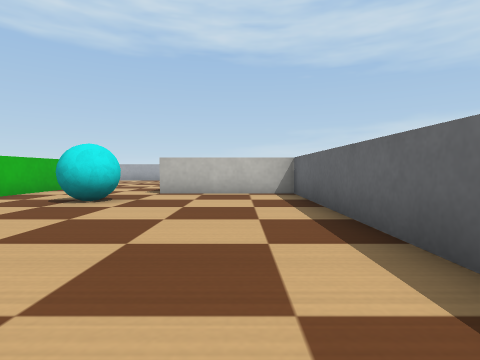
View 1 (above)

24 first-person views from a walk through a robot-simulator world made for Webots. The camera is 0.13 m above the floor, tilts 2° down and sees 80° across. The floor is counted in squares, 0.2 m on a side. Each view is taken from the middle of a square. On the plan, view 1 faces up. The plan holds only what a view shows up to about 9 squares ahead; the rest is blank. The robots in the file are not drawn. Simple shapes and patterns stand in for the simulator's stock objects.

View 2
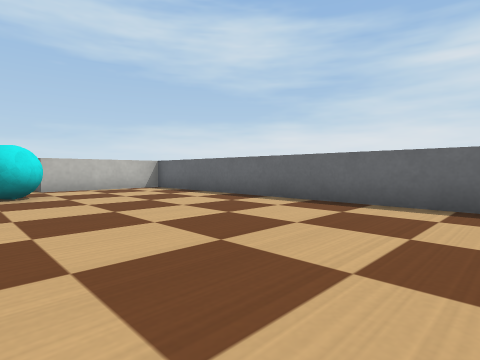

View 3
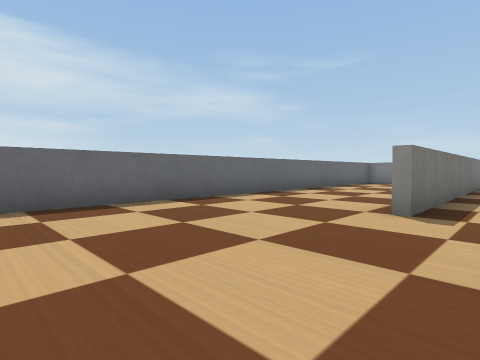

View 4
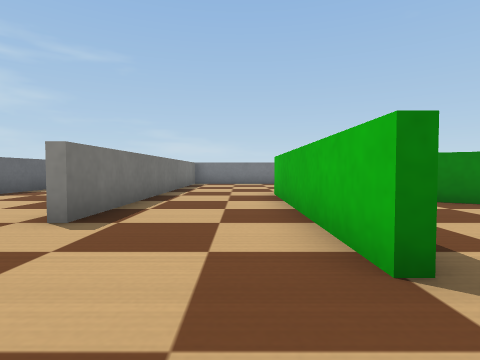

View 5
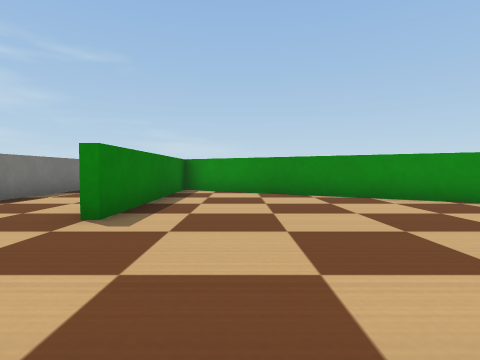

View 6
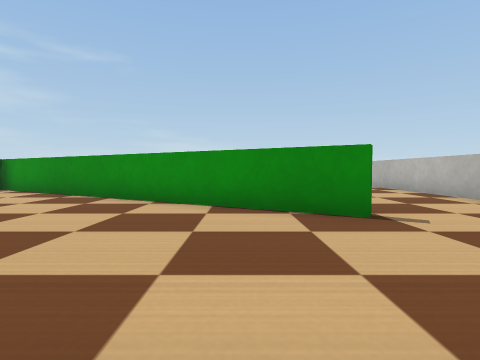

View 7
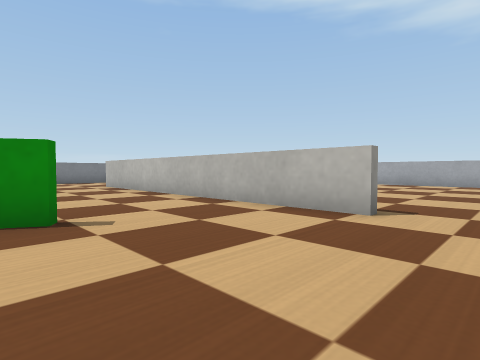

View 8
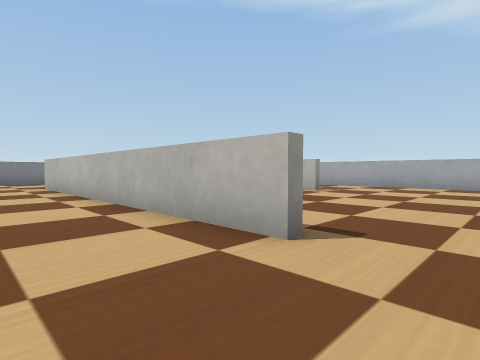

View 9
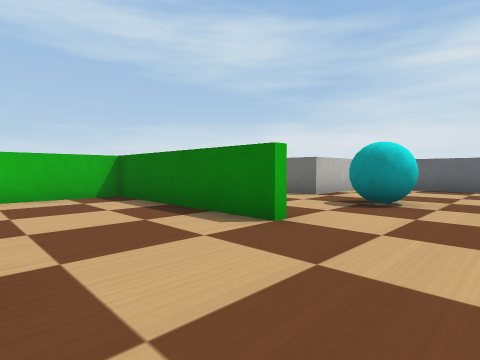

View 10
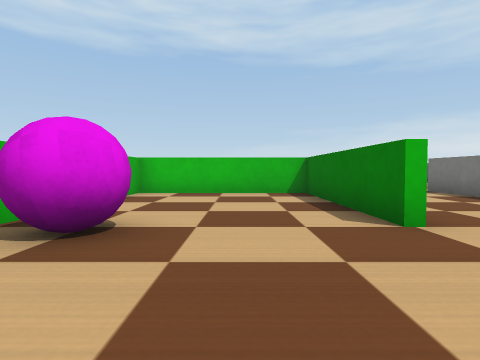

View 11
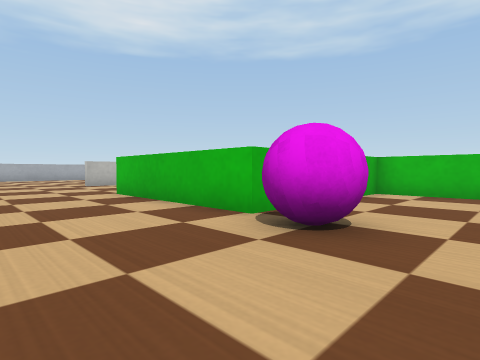

View 12
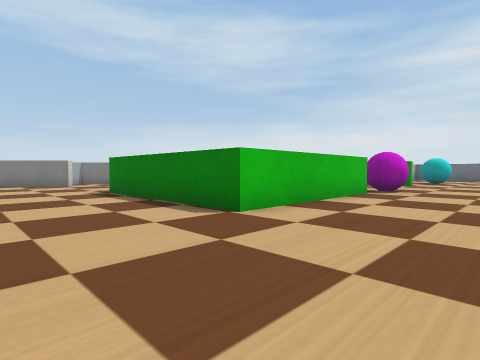

View 13
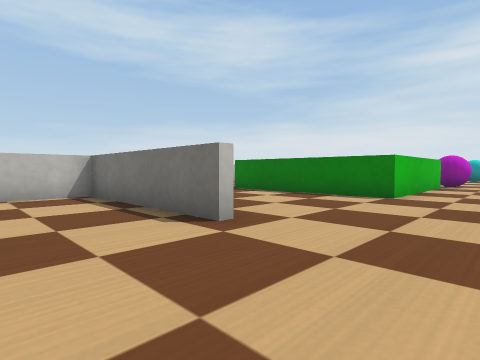

View 14
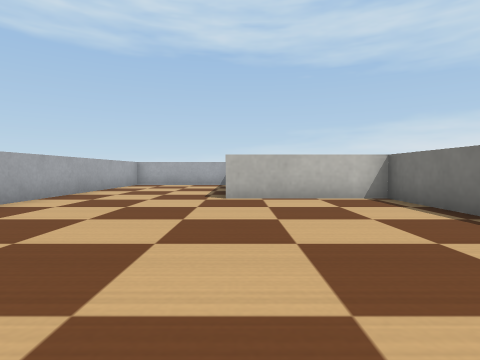

View 15
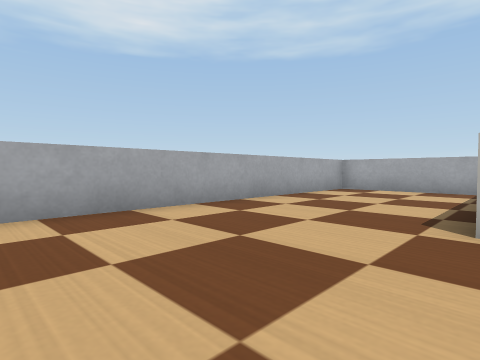

View 16
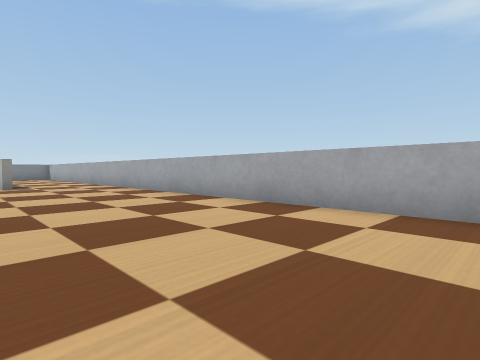

View 17
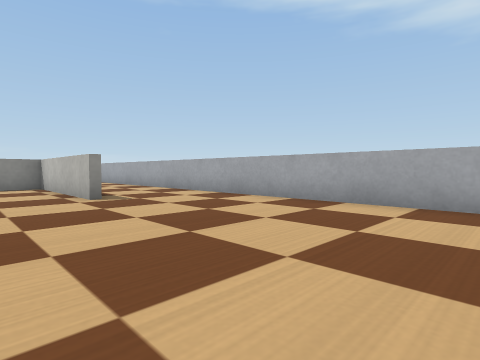

View 18
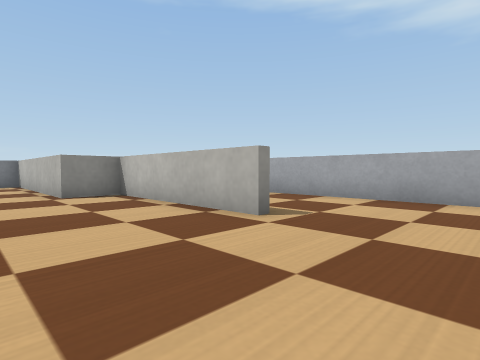

View 19
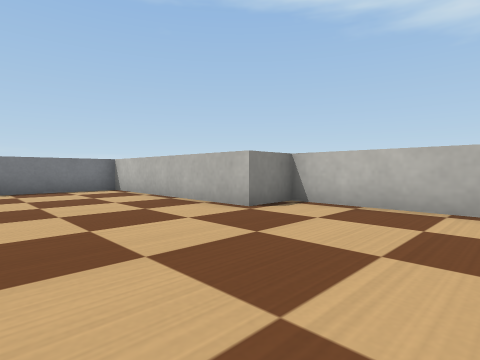

View 20
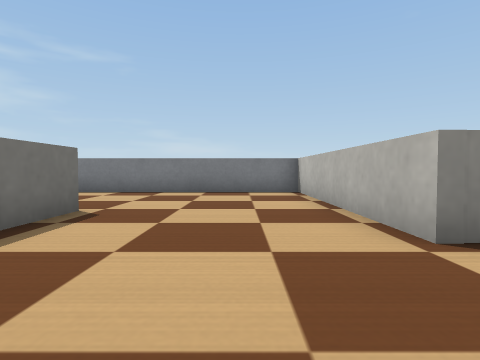

View 21
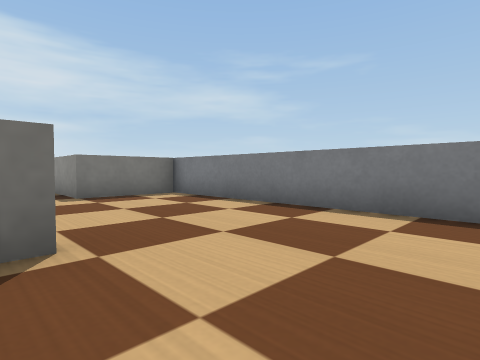

View 22
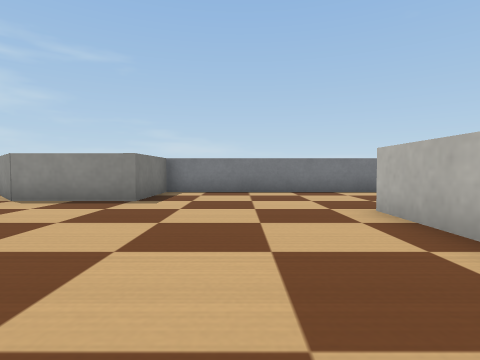

View 23
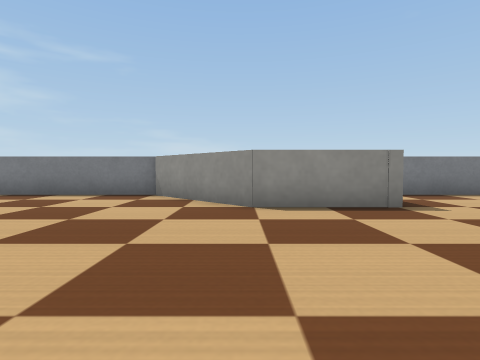

View 24
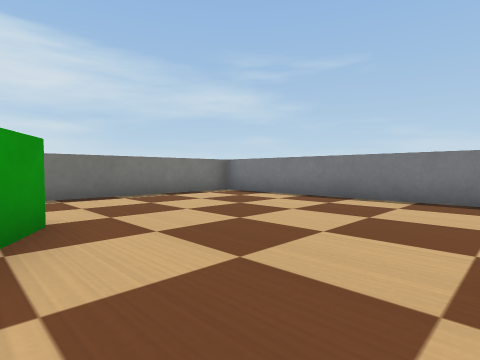

### Floor plan
Points are (right, up) in squares from view 1. A wall is a line through its corners. A room is listed if a view was taken in it or the views show most of it. See-through windows are left out.
Room 1 (views 1, 2, 3, 4, 5, 6, 7, 8, 9, 10, 11, 12, 13, 14, 15, 16, 17, 18, 19, 20, 21, 22, 23, 24)
walls: (-15.8, -0.8) (-6.9, -6); (-19.2, 1.5) (-19.2, -8.6); (-10.9, 6.6) (-10.9, 6.1) (-15.9, 6.1) (-15.9, 11.4); (-20.6, 6.8) (-20.6, 11.5) (-24.4, 11.5); (-5.9, -0.6) (-5.9, -6.9) (-7, -6.2); (-19.4, -8.6) (-19.4, -7); (-25.1, -1.6) (-25.1, -6.5) (-23.7, -6.5) (-23.7, -12.5) (-14.8, -12.5) (-14.8, -10) (-12.2, -10) (-9.7, -12.5) (-3.8, -12.5); (-6.1, -6) (-6.1, -0.6); (-6.1, 6.2) (-6.1, 11.1) (-10.9, 11.1) (-10.9, 10.2); (-2.9, -11.8) (-2.9, -2.5); (1.5, -8.1) (1.5, 7.9) (-2.2, 7.9); (-24.9, 17.5) (-27.2, 17.5); (-28.5, 16.4) (-28.5, -4.4)
ways out: opening at (-16, 13.5); opening at (-4, 7.3)
objects: magenta ball (-10, 6) to (-9, 6); cyan ball (-4, 6) to (-3, 6)

Where each view was taken, in squares from view 1:
view 1: 0 up, 0 right, facing up
view 2: 2 down, 4 left, facing up-right
view 3: 2 up, 4 left, facing down-right
view 4: 1 up, 5 left, facing down
view 5: 3 up, 8 left, facing down
view 6: 3 up, 14 left, facing down
view 7: 3 up, 15 left, facing down-left
view 8: 3 up, 17 left, facing down-left
view 9: 4 up, 9 left, facing up-right
view 10: 3 up, 8 left, facing up
view 11: 3 up, 8 left, facing up-left
view 12: 3 up, 19 left, facing up-right
view 13: 4 up, 23 left, facing up-right
view 14: 5 up, 24 left, facing up
view 15: 8 up, 24 left, facing up-left
view 16: 10 up, 24 left, facing down-left
view 17: 5 up, 23 left, facing down-left
view 18: 1 up, 22 left, facing down-left
view 19: 3 down, 20 left, facing down-left
view 20: 4 down, 22 left, facing down
view 21: 8 down, 22 left, facing down-right
view 22: 4 down, 17 left, facing down
view 23: 5 down, 12 left, facing down
view 24: 6 down, 10 left, facing down-right
